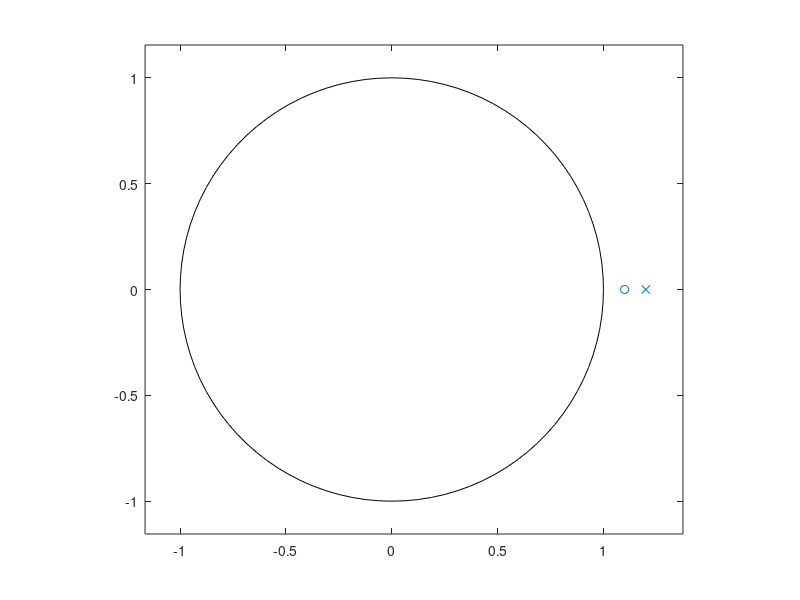
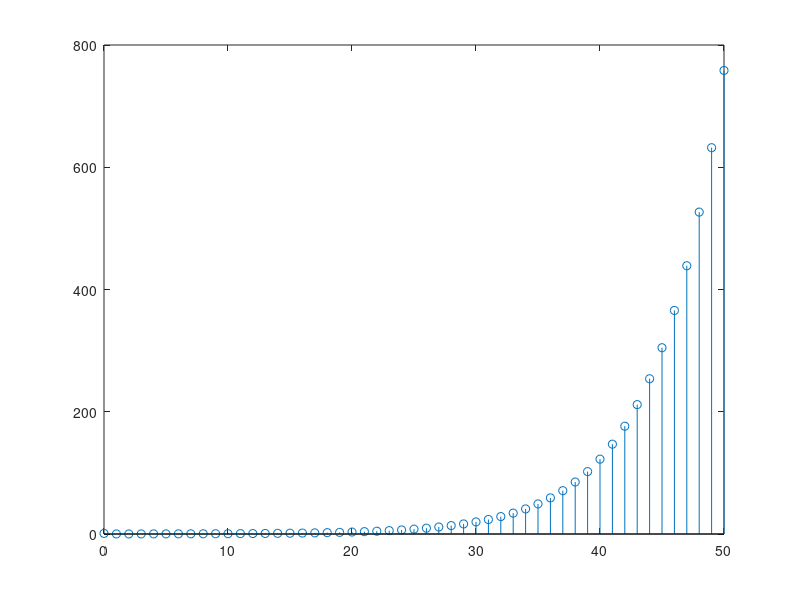

Here is the MATLAB script that generated these plots, in order:
% Exercise 10

% Given y(n) = x(n) - a x(n-1) + b y(n-1) 
% Which is the expression of H(z)?
% Which is the value of h(0)?
% Compute and plot the zeros and poles.
% Plot h(n) for n in [0, 50] for a = 0.5 and b = 0.2. 
% Plot h(n) for n in [0, 50] for a = 1.2 and b = 0.2
% Plot h(n) for n in [0, 50] for a = 1.2 and b = 1.1
% In which situations is the system stable?

close all
clearvars
clc

%% parameters

a = 1.2;
b = 1.1;

% denominator
A_z = [1, -a];
% numerator
B_z = [1, -b];

%% h(0)

%%% h(0) must be 1, because B_z(1) = 1;    PER IL DISCORSO SUGLI APPUNTI,
%%% termine noto del denominatore?
h_0 = B_z(1);

%% zeros and poles

% be careful in defining the variable for the zeros with a name different 
% from 'zeros', which is a MATLAB function.   NOTA BENE!!!
zeroes = roots(B_z);
poles = roots(A_z);

%% plot them

figure; 
zplane(zeroes, poles);
grid

%% h(n) 

n = 0:50;
delta = zeros(size(n));
delta(1) = 1;

h = filter(B_z, A_z, delta);

%% plot h(n)

figure, 
stem(n, h);
